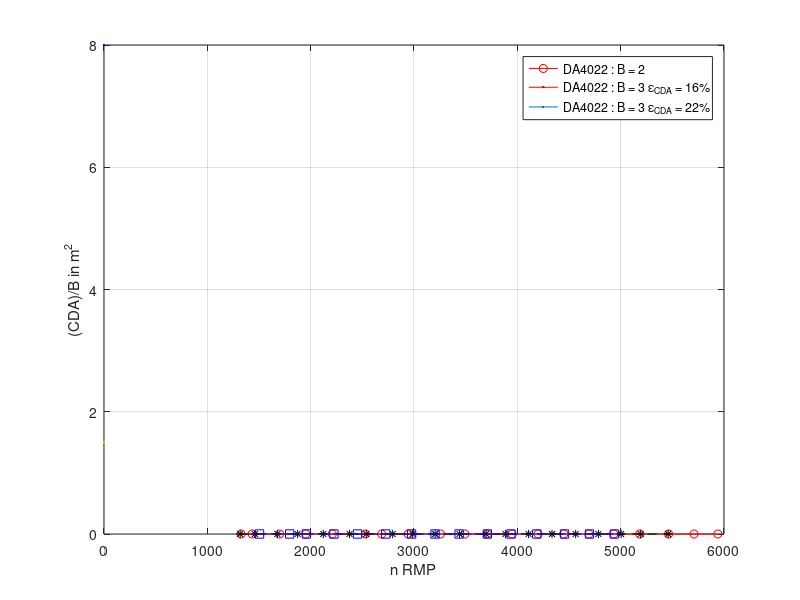
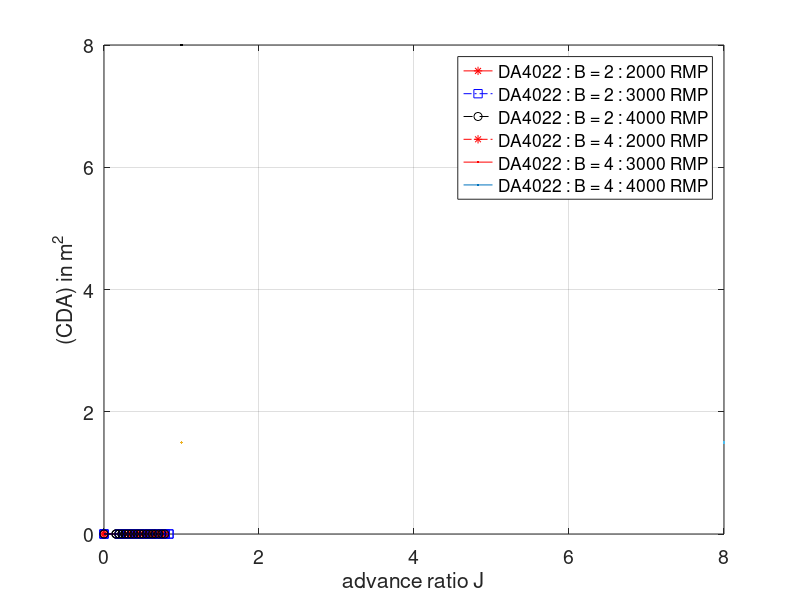

These charts were generated, in order, by the following MATLAB code: (Note: this script raises an error after producing the figures.)
clear all
close all
clc

%% DA4022_2B
% Static formalisme RPM CT CP Radius 
DA4022_2B.Static = [ 1326.667  0.146329  0.087607
                     1433.333  0.150878  0.089766
                     1700.000  0.152442  0.088946
                     1953.333  0.146078  0.083298
                     2210.000  0.146178  0.081402
                     2530.000  0.147843  0.080288
                     2686.667  0.147452  0.079276
                     2943.333  0.146372  0.077756
                     3256.667  0.146333  0.076829
                     3493.333  0.145205  0.075765
                     3710.000  0.147485  0.076383
                     3950.000  0.149582  0.077088
                     4200.000  0.149532  0.076649
                     4450.000  0.150186  0.076846
                     4693.333  0.150883  0.076885
                     4933.333  0.151599  0.077399
                     5183.333  0.153229  0.078077
                     5463.333  0.153899  0.078517
                     5710.000  0.154860  0.079018
                     5940.000  0.156683  0.079983 ];

% INFLOW
% 2018 RPM : J CT CP eta


DA4022_2B.Dynamic{1} = [0.304309  0.110579  0.075261  0.447105
                        0.385022  0.096197  0.070280  0.526993
                        0.468394  0.080331  0.064302  0.585157
                        0.543693  0.063328  0.055463  0.620794
                        0.647059  0.034468  0.038604  0.577723
                        0.697733  0.023081  0.031191  0.516305
                        0.788781  0.001221  0.016022  0.060102];


% 3039 RPM : J CT CP eta



DA4022_2B.Dynamic{2} = [ 0.202333  0.122440  0.074159  0.334067
                         0.254818  0.115343  0.072566  0.405031
                         0.304823  0.107865  0.070591  0.465775
                         0.358332  0.098333  0.067612  0.521145
                         0.409945  0.090740  0.065467  0.568206
                         0.479275  0.078043  0.061013  0.613059
                         0.519593  0.068232  0.056000  0.633086
                         0.571355  0.058896  0.051647  0.651545
                         0.624202  0.043611  0.042802  0.636009
                         0.674348  0.033583  0.037061  0.611067
                         0.727243  0.016881  0.025658  0.478446
                         0.776227  0.004856  0.017283  0.218126];


% 4042 RPM : J CT CP eta

DA4022_2B.Dynamic{3} = [ 0.152627  0.133145  0.075633  0.268687
                         0.189171  0.128293  0.074873  0.324143
                         0.231534  0.122225  0.073717  0.383887
                         0.270946  0.116646  0.072550  0.435626
                         0.308225  0.108695  0.069888  0.479375
                         0.346701  0.102766  0.068363  0.521174
                         0.386789  0.095499  0.065901  0.560505
                         0.425342  0.088039  0.063234  0.592196
                         0.460677  0.080979  0.060398  0.617650
                         0.505789  0.072258  0.056881  0.642520
                         0.547226  0.063421  0.052671  0.658906
                         0.584463  0.055336  0.048551  0.666151
                         0.627311  0.046117  0.043566  0.664038
                         0.664746  0.036848  0.038191  0.641358
                         0.701294  0.026518  0.031439  0.591521
                         0.753678  0.013251  0.022298  0.447873
                         0.777667  0.006249  0.017153  0.283306];



%% DA4022_3B
% Static formalisme Omega CT CP
DA4022_3B.Static = [1317.778  0.200438  0.127043
 1460.000  0.203214  0.127240
 1677.778  0.201853  0.123576
 1873.333  0.201960  0.121881
 2122.222  0.200055  0.118555
 2375.556  0.200228  0.116783
 2537.778  0.199854  0.115479
 2793.333  0.196846  0.113003
 2986.667  0.198974  0.113367
 3204.445  0.199862  0.113059
 3440.000  0.200898  0.113009
 3697.778  0.201415  0.112750
 3884.444  0.200796  0.112026
 4108.889  0.203092  0.112902
 4335.556  0.202162  0.112217
 4564.444  0.203450  0.112827
 4784.445  0.204749  0.113376
 5004.444  0.205260  0.113570
 5193.333  0.207191  0.114618
 5460.000  0.207195  0.114548];


DA4022_4B.Static = [ 1505.000  0.243484  0.161061
                     1796.667  0.240866  0.156181
                     1958.333  0.239311  0.154376
                     2225.000  0.237572  0.150464
                     2453.333  0.239441  0.149536
                     2726.667  0.237467  0.147303
                     2976.667  0.239446  0.147080
                     3203.333  0.241329  0.147320
                     3436.667  0.241883  0.147213
                     3710.000  0.241997  0.146411
                     3938.333  0.244743  0.147676
                     4188.333  0.243839  0.146685
                     4456.667  0.245067  0.147146
                     4698.333  0.246992  0.148069
                     4938.333  0.247589  0.148435];


% INFLOW
% 2034 RPM : J CT CP eta


DA4022_4B.Dynamic{1} = [0.306448  0.174728  0.133182  0.402046
                        0.384997  0.153948  0.124537  0.475918
                        0.467558  0.124802  0.109278  0.533975
                        0.538755  0.100249  0.095172  0.567497
                        0.616961  0.068499  0.075464  0.560011
                        0.700752  0.037511  0.055524  0.473407
                        0.790564  0.002484  0.031073  0.063196];





DA4022_4B.Dynamic{2} = [0.203032  0.201504  0.138079  0.296291
                        0.254553  0.187518  0.133041  0.358785
                        0.307854  0.175856  0.129446  0.418231
                        0.359122  0.161203  0.123425  0.469044
                        0.413187  0.146383  0.117130  0.516383
                        0.464567  0.132065  0.110522  0.555119
                        0.514890  0.112796  0.099892  0.581409
                        0.568108  0.094350  0.089459  0.599161
                        0.620732  0.074098  0.077088  0.596652
                        0.679355  0.050612  0.061932  0.555181
                        0.728111  0.030284  0.047842  0.460895
                        0.789371  0.003020  0.028051  0.084985
                        0.837842 -0.018690  0.011424 -1.370847];




DA4022_4B.Dynamic{3} = [ 0.156489  0.214116  0.139587  0.240042
0.193350  0.204774  0.136585  0.289878
0.232206  0.196037  0.134303  0.338948
0.271184  0.186936  0.130923  0.387208
0.309893  0.175886  0.126578  0.430611
0.347519  0.165727  0.122636  0.469629
0.387024  0.155026  0.118286  0.507235
0.427295  0.143861  0.113407  0.542037
0.465105  0.130259  0.106488  0.568928
0.503741  0.117795  0.100181  0.592305
0.545675  0.103285  0.092347  0.610306
0.585350  0.089888  0.084829  0.620253
0.624772  0.075723  0.076195  0.620903
0.661849  0.059335  0.065643  0.598243
0.705512  0.041413  0.053825  0.542823
0.745692  0.022949  0.040799  0.419451
0.783812  0.005758  0.028256  0.159730];


rho = 1.215;

J = DA4022_4B.Dynamic{1}(:,1);
CT = DA4022_4B.Dynamic{1}(:,2)
CP = DA4022_4B.Dynamic{1}(:,3)

n = 2018/60;
Omega = n*(2*pi);

D = 0.2286;
R = D/2;
Ae = pi*R^2;


Ve = J*n*D;

lambda = Ve/(Omega*R)

Fe = rho*(n^2)*(D^4)*CT;
Pe = rho*(n^3)*(D^5)*CP;
DVe = sqrt(Ve.^2+(2*Fe)/(rho*Ae))-Ve


P_RSD = -rho*Ae*(Ve+(1+5*lambda.^2).*0.5.*DVe).*(Ve+0.5*DVe).*DVe;
Pv_CDA = (1/8)*sqrt(Ve.^2 + (Omega*R).^2).*(Ve.^2+3*(Omega*R).^2);

CDA = (Pe+P_RSD)./Pv_CDA;
CDA_2000RPM = CDA;





figure(2)
plot([0; J],[0.00033; CDA],'-*r')
xlabel('advance ratio J')

ylabel('CDA')


rho = 1.215;

J = DA4022_4B.Dynamic{2}(:,1);
CT = DA4022_4B.Dynamic{2}(:,2)
CP = DA4022_4B.Dynamic{2}(:,3)

n = 3000/60;
Omega = n*(2*pi);

D = 0.2286;
R = D/2;
Ae = pi*R^2;

Ve = J*n*D;

lambda = Ve./(Omega*R)


Fe = rho*(n^2)*(D^4)*CT;
Pe = rho*(n^3)*(D^5)*CP;
DVe = sqrt(Ve.^2+(2*Fe)/(rho*Ae))-Ve



P_RSD = -rho*Ae*(Ve+(1+5*lambda.^2).*0.5.*DVe).*(Ve+0.5*DVe).*DVe;
Pv_CDA = (1/8)*sqrt(Ve.^2 + (Omega*R).^2).*(Ve.^2+3*(Omega*R).^2);




CDA = (Pe+P_RSD)./Pv_CDA;
CDA_3000RPM = CDA;
% 
figure(2)
hold on
plot([0; J],[0.00029; CDA],'-.sb')
xlabel('advance ratio J')
ylabel('CDA')


rho = 1.215;

J = DA4022_4B.Dynamic{3}(:,1);
CT = DA4022_4B.Dynamic{3}(:,2);
CP = DA4022_4B.Dynamic{3}(:,3);

n = 4042/60;
Omega = n*(2*pi);

D = 0.2286;
R = D/2;
Ae = pi*R^2;

Ve = J*n*D;

lambda = Ve./(Omega*R)

Fe = rho*(n^2)*(D^4)*CT
Pe = rho*(n^3)*(D^5)*CP;
DVe = sqrt(Ve.^2+(2*Fe)/(rho*Ae))-Ve



P_RSD = -(Ve+(1+5*lambda.^2).*0.5.*DVe).*Fe;
Pv_CDA = (1/8)*sqrt(Ve.^2 + (Omega*R).^2).*(Ve.^2+3*(Omega*R).^2);

CDA = (Pe+P_RSD)./Pv_CDA;
CDA_4000RPM = CDA

figure(2)
hold on
plot([0; J],[0.00027; CDA],'--ok')
xlabel('advance ratio J')
ylabel('CDA in m^2')
grid on
legend('2000 RMP','3000 RPM','4000 RPM')


%%%%%%%%%%%%%%%%%%%%%%%%%%%%%%%%%%%%%%%%%%%%%%%%%%%%%%%%%%%%%%%%%%%%%%%%%%%
%% ANALYSE STATIQUE
%%%%%%%%%%%%%%%%%%%%%%%%%%%%%%%%%%%%%%%%%%%%%%%%%%%%%%%%%%%%%%%%%%%%%%%%%%%


% DA4022_2B :
Ve = 0.0; % static
J = 0.0;
rho = 1.215;




n = DA4022_2B.Static(:,1)/60;
Omega = n*(2*pi);
CT = DA4022_2B.Static(:,2);
CP = DA4022_2B.Static(:,3);
D = 22.86e-2;
R = D/2;
Ae = pi*R^2


Fe = rho*(n.^2)*(D^4).*CT
Pe = rho*(n.^3)*(D^5).*CP;
DVe = sqrt(Ve^2+(2*Fe)/(rho*Ae))-Ve;



P_RSD = -rho*Ae*(Ve+(1+5*J^2)*0.5*DVe).*(Ve+0.5*DVe).*DVe;
Pv_CDA = (1/8)*sqrt(Ve^2 + (Omega*R).^2).*(Ve+3*(Omega*R).^2);


DA4022_2B_CDA = (Pe+P_RSD)./Pv_CDA;

% 
figure(1)
plot(n*60,DA4022_2B_CDA/2,'-or',MarkerSize=8,MarkerFaceColor='r',linewidth = 1.5)
xlabel('n RMP')
ylabel('normalised total effective drag blade area (CDA)/B')
grid on

% DA4022_3B :
Ve = 0.0; % static
J = 0.0;
rho = 1.215;




n = DA4022_3B.Static(:,1)/60;
Omega = n*(2*pi);
CT = DA4022_3B.Static(:,2);
CP = DA4022_3B.Static(:,3);
D = 22.86e-2;
R = D/2;
Ae = pi*R^2


Fe = rho*(n.^2)*(D^4).*CT
Pe = rho*(n.^3)*(D^5).*CP;
DVe = sqrt(Ve^2+(2*Fe)/(rho*Ae))-Ve;



P_RSD = -rho*Ae*(Ve+(1+5*J^2)*0.5*DVe).*(Ve+0.5*DVe).*DVe;
Pv_CDA = (1/8)*sqrt(Ve^2 + (Omega*R).^2).*(Ve+3*(Omega*R).^2);


DA4022_3B_CDA = (Pe+P_RSD)./Pv_CDA;

% 
figure(1)
hold on
plot(n*60,DA4022_3B_CDA/3,'--*k',MarkerSize=8,MarkerFaceColor='k',linewidth = 1.5)

% DA4022_4B :
Ve = 0.0; % static
J = 0.0;
rho = 1.215;




n = DA4022_4B.Static(:,1)/60;
Omega = n*(2*pi);
CT = DA4022_4B.Static(:,2);
CP = DA4022_4B.Static(:,3);
D = 22.86e-2;
R = D/2;
Ae = pi*R^2


Fe = rho*(n.^2)*(D^4).*CT
Pe = rho*(n.^3)*(D^5).*CP;
DVe = sqrt(Ve^2+(2*Fe)/(rho*Ae))-Ve



P_RSD = -rho*Ae*(Ve+(1+5*J^2)*0.5*DVe).*(Ve+0.5*DVe).*DVe;
Pv_CDA = (1/8)*sqrt(Ve^2 + (Omega*R).^2).*(Ve+3*(Omega*R).^2);


DA4022_4B_CDA = (Pe+P_RSD)./Pv_CDA;
figure(1)
hold on
plot(n*60,DA4022_4B_CDA/4,'-.sb',MarkerSize=8,MarkerFaceColor='b',linewidth = 1.5)
xlabel('n RMP')
ylabel('(CDA)/B in m^2')
leg1 = 'DA4022 : B = 3 \epsilon_{CDA} = 16%'
leg2 = 'DA4022 : B = 3 \epsilon_{CDA} = 22%'  
legend('DA4022 : B = 2',leg1,leg2)
grid on

%%
%%%%%%%%%%%%%%%%%%%%%%%%%%%%%%%%%%%%%%%%%%%%%%%%%%%%%%%%%%%%%%%%%%%%%%%%%%%
% Analyse dynamique
%%%%%%%%%%%%%%%%%%%%%%%%%%%%%%%%%%%%%%%%%%%%%%%%%%%%%%%%%%%%%%%%%%%%%%%%%%%


rho = 1.215;

J = DA4022_2B.Dynamic{1}(:,1);
CT = DA4022_2B.Dynamic{1}(:,2)
CP = DA4022_2B.Dynamic{1}(:,3)

n = 2018/60;
Omega = n*(2*pi);

D = 0.2286;
R = D/2;
Ae = pi*R^2;


Ve = J*n*D;

lambda = Ve/(Omega*R)

Fe = rho*(n^2)*(D^4)*CT;
Pe = rho*(n^3)*(D^5)*CP;
DVe = sqrt(Ve.^2+(2*Fe)/(rho*Ae))-Ve


P_RSD = -rho*Ae*(Ve+(1+5*lambda.^2).*0.5.*DVe).*(Ve+0.5*DVe).*DVe;
Pv_CDA = (1/8)*sqrt(Ve.^2 + (Omega*R).^2).*(Ve.^2+3*(Omega*R).^2);

CDA = (Pe+P_RSD)./Pv_CDA;
CDA_2000RPM = CDA;





figure(2)
plot([0; J],[0.0002116; CDA],'*-.r',MarkerSize=8,MarkerFaceColor='r',linewidth = 1.5)
xlabel('advance ratio J')

ylabel('CDA')


rho = 1.215;

J = DA4022_2B.Dynamic{2}(:,1);
CT = DA4022_2B.Dynamic{2}(:,2)
CP = DA4022_2B.Dynamic{2}(:,3)

n = 3000/60;
Omega = n*(2*pi);

D = 0.2286;
R = D/2;
Ae = pi*R^2;

Ve = J*n*D;

lambda = Ve./(Omega*R)


Fe = rho*(n^2)*(D^4)*CT;
Pe = rho*(n^3)*(D^5)*CP;
DVe = sqrt(Ve.^2+(2*Fe)/(rho*Ae))-Ve



P_RSD = -rho*Ae*(Ve+(1+5*lambda.^2).*0.5.*DVe).*(Ve+0.5*DVe).*DVe;
Pv_CDA = (1/8)*sqrt(Ve.^2 + (Omega*R).^2).*(Ve.^2+3*(Omega*R).^2);




CDA = (Pe+P_RSD)./Pv_CDA;
CDA_3000RPM = CDA;

figure(2)
hold on
plot([0; J],[0.000181; CDA],'-.sb',MarkerSize=8,MarkerFaceColor='b',linewidth = 1.5)
xlabel('advance ratio J')
ylabel('CDA')


rho = 1.215;

J = DA4022_2B.Dynamic{3}(:,1);
CT = DA4022_2B.Dynamic{3}(:,2);
CP = DA4022_2B.Dynamic{3}(:,3);

n = 4042/60;
Omega = n*(2*pi);

D = 0.2286;
R = D/2;
Ae = pi*R^2;

Ve = J*n*D;

lambda = Ve./(Omega*R)

Fe = rho*(n^2)*(D^4)*CT
Pe = rho*(n^3)*(D^5)*CP;
DVe = sqrt(Ve.^2+(2*Fe)/(rho*Ae))-Ve



P_RSD = -(Ve+(1+5*lambda.^2).*0.5.*DVe).*Fe;
Pv_CDA = (1/8)*sqrt(Ve.^2 + (Omega*R).^2).*(Ve.^2+3*(Omega*R).^2);

CDA = (Pe+P_RSD)./Pv_CDA;
CDA_4000RPM = CDA
% 

figure(2)
hold on
plot([0; J],[0.000169; CDA],'-.ok',MarkerSize=8,MarkerFaceColor='k',linewidth = 1.5)
xlabel('advance ratio J')
ylabel('CDA in m^2')
grid on
legend('2000 RMP','3000 RPM','4000 RPM')


rho = 1.215;

J = DA4022_4B.Dynamic{1}(:,1);
CT = DA4022_4B.Dynamic{1}(:,2)
CP = DA4022_4B.Dynamic{1}(:,3)

n = 2018/60;
Omega = n*(2*pi);

D = 0.2286;
R = D/2;
Ae = pi*R^2;


Ve = J*n*D;

lambda = Ve/(Omega*R)

Fe = rho*(n^2)*(D^4)*CT;
Pe = rho*(n^3)*(D^5)*CP;
DVe = sqrt(Ve.^2+(2*Fe)/(rho*Ae))-Ve


P_RSD = -rho*Ae*(Ve+(1+5*lambda.^2).*0.5.*DVe).*(Ve+0.5*DVe).*DVe;
Pv_CDA = (1/8)*sqrt(Ve.^2 + (Omega*R).^2).*(Ve.^2+3*(Omega*R).^2);

CDA = (Pe+P_RSD)./Pv_CDA;
CDA_2000RPM = CDA;





figure(2)
plot([0; J],[0.00033; CDA],'-*r',MarkerSize=8,linewidth = 1.5)
xlabel('advance ratio J')

ylabel('CDA')


rho = 1.215;

J = DA4022_4B.Dynamic{2}(:,1);
CT = DA4022_4B.Dynamic{2}(:,2)
CP = DA4022_4B.Dynamic{2}(:,3)

n = 3000/60;
Omega = n*(2*pi);

D = 0.2286;
R = D/2;
Ae = pi*R^2;

Ve = J*n*D;

lambda = Ve./(Omega*R)


Fe = rho*(n^2)*(D^4)*CT;
Pe = rho*(n^3)*(D^5)*CP;
DVe = sqrt(Ve.^2+(2*Fe)/(rho*Ae))-Ve



P_RSD = -rho*Ae*(Ve+(1+5*lambda.^2).*0.5.*DVe).*(Ve+0.5*DVe).*DVe;
Pv_CDA = (1/8)*sqrt(Ve.^2 + (Omega*R).^2).*(Ve.^2+3*(Omega*R).^2);




CDA = (Pe+P_RSD)./Pv_CDA;
CDA_3000RPM = CDA;
% 
figure(2)
hold on
plot([0; J],[0.00029; CDA],'-sb',MarkerSize=8,linewidth = 1.5)
xlabel('advance ratio J')
ylabel('CDA')


rho = 1.215;

J = DA4022_4B.Dynamic{3}(:,1);
CT = DA4022_4B.Dynamic{3}(:,2);
CP = DA4022_4B.Dynamic{3}(:,3);

n = 4042/60;
Omega = n*(2*pi);

D = 0.2286;
R = D/2;
Ae = pi*R^2;

Ve = J*n*D;

lambda = Ve./(Omega*R)

Fe = rho*(n^2)*(D^4)*CT
Pe = rho*(n^3)*(D^5)*CP;
DVe = sqrt(Ve.^2+(2*Fe)/(rho*Ae))-Ve



P_RSD = -(Ve+(1+5*lambda.^2).*0.5.*DVe).*Fe;
Pv_CDA = (1/8)*sqrt(Ve.^2 + (Omega*R).^2).*(Ve.^2+3*(Omega*R).^2);

CDA = (Pe+P_RSD)./Pv_CDA;
CDA_4000RPM = CDA

figure(2)
hold on
plot([0; J],[0.00027; CDA],'-ok',MarkerSize=8,linewidth = 1.5)
xlabel('advance ratio J')
ylabel('(CDA) in m^2')
grid on
set(gca,"FontSize",14)


legend('DA4022 : B = 2 : 2000 RMP','DA4022 : B = 2 : 3000 RMP','DA4022 : B = 2 : 4000 RMP','DA4022 : B = 4 : 2000 RMP','DA4022 : B = 4 : 3000 RMP','DA4022 : B = 4 : 4000 RMP')

% figure(3)
% plot(J,CT)
% 
% 
% 
% figure(4)
% plot(CP,CT,'-sk')

%%%%%%%%%%%%%%%%%%%%%%%%%%%%%%%%%%%%%%%%%%%%%%%%%%%%%%%%%%%%%%%%%%%%%%%%%%%
%%
%%%%%%%%%%%%%%%%%%%%%%%%%%%%%%%%%%%%%%%%%%%%%%%%%%%%%%%%%%%%%%%%%%%%%%%%%%%
swirl_on = 1.0;
ASW_CT_Pv_OFF = zeros(1,length(DA4022_2B.Static(:,1)));
ASW_CT = zeros(1,length(DA4022_2B.Static(:,1)));
for i = 1 :length(DA4022_2B.Static(:,1))
[ASW_CT_Pv_OFF(i),ASW_CP(i),ASW_eta_Pv_OFF(i),ASW_phi_Pv_OFF(i)] = Actuatir_disk(0,DA4022_2B.Static(i,1),0.114300,0E-5,DA4022_2B.Static(i,3),swirl_on);
[ASW_CT(i),ASW_CP(i),ASW_eta(i),ASW_phi(i)] = Actuatir_disk(0,DA4022_2B.Static(i,1),0.114300,16E-5,DA4022_2B.Static(i,3),swirl_on);
Eps_ASW_PV_OFF(i) = 100*abs((DA4022_2B.Static(i,2)-ASW_CT_Pv_OFF(i))/DA4022_2B.Static(i,2));
Eps_ASW(i) = 100*abs((DA4022_2B.Static(i,2)-ASW_CT(i))/DA4022_2B.Static(i,2));
end

Eps_mean_ASW = mean(Eps_ASW)
leg1 = "ASWING Pv ON: \epsilon = " + num2str(Eps_mean_ASW,2) + " %";
Eps_mean_ASW_pv_off = mean(Eps_ASW_PV_OFF)
leg2 = "ASWING Pv OFF: \epsilon = " + num2str(Eps_mean_ASW_pv_off,2) + " %";
% DA4022_2B Static 
figure(1)
Omega = DA4022_2B.Static(:,1);
CT =DA4022_2B.Static(:,2);
CP = DA4022_2B.Static(:,3);
CQ = CP/(2*pi);
CQ_ASW = CP/(2*pi);
CQ_ASW_PV_OFF =  CP/(2*pi);
phi = sqrt(2/pi)*(CT.^1.5)./(CP);
ASW_Phi = sqrt(2/pi)*(ASW_CT.^1.5)./(CP);
plot(Omega,CT,'ks',MarkerSize=8,MarkerFaceColor='k')
hold on
plot(Omega,ASW_CT,'--r',LineWidth=1.5)
hold on
plot(Omega,ASW_CT_Pv_OFF,'-b',LineWidth=1.5)
legend('Experiments',leg1,leg2)
xlabel('\Omega (RPM)')
ylabel('CT')
ylim([0.00 0.3])
set(gca,"FontSize",14)

grid on
%%
swirl_on = 1.0;
ASW_CT_Pv_OFF = zeros(1,length(DA4022_3B.Static(:,1)));
ASW_CT = zeros(1,length(DA4022_3B.Static(:,1)));
for i = 1 :length(DA4022_3B.Static(:,1))
[ASW_CT_Pv_OFF(i),ASW_CP(i),ASW_eta_Pv_OFF(i),ASW_phi_Pv_OFF(i)] = Actuatir_disk(0,DA4022_3B.Static(i,1),0.114300,0E-5,DA4022_3B.Static(i,3),swirl_on);
[ASW_CT(i),ASW_CP(i),ASW_eta(i),ASW_phi(i)] = Actuatir_disk(0,DA4022_3B.Static(i,1),0.114300,24E-5,DA4022_3B.Static(i,3),swirl_on);
Eps_ASW_PV_OFF(i) = 100*abs((DA4022_3B.Static(i,2)-ASW_CT_Pv_OFF(i))/DA4022_3B.Static(i,2));
Eps_ASW(i) = 100*abs((DA4022_3B.Static(i,2)-ASW_CT(i))/DA4022_3B.Static(i,2));
end

Eps_mean_ASW = mean(Eps_ASW)
leg1 = "ASWING Pv ON: \epsilon = " + num2str(Eps_mean_ASW,2) + " %";
Eps_mean_ASW_pv_off = mean(Eps_ASW_PV_OFF)
leg2 = "ASWING Pv OFF: \epsilon = " + num2str(Eps_mean_ASW_pv_off,2) + " %";
% DA4022_3B Static 
figure(2)
Omega = DA4022_3B.Static(:,1);
CT =DA4022_3B.Static(:,2);
CP = DA4022_3B.Static(:,3);
CQ = CP/(2*pi);
CQ_ASW = CP/(2*pi);
CQ_ASW_PV_OFF =  CP/(2*pi);
phi = sqrt(2/pi)*(CT.^1.5)./(CP);
ASW_Phi = sqrt(2/pi)*(ASW_CT.^1.5)./(CP);
plot(Omega,CT,'ks',MarkerSize=8,MarkerFaceColor='k')
hold on
plot(Omega,ASW_CT,'--r',LineWidth=1.5)
hold on
plot(Omega,ASW_CT_Pv_OFF,'-b',LineWidth=1.5)
legend('Experiments',leg1,leg2)
xlabel('\Omega (RPM)')
ylabel('CT')
ylim([0.00 0.40])
grid on
set(gca,"FontSize",14)

%%
swirl_on = 1.0;
ASW_CT_Pv_OFF = zeros(1,length(DA4022_4B.Static(:,1)));
ASW_CT = zeros(1,length(DA4022_4B.Static(:,1)));

for i = 1 :length(DA4022_4B.Static(:,1))
[ASW_CT_Pv_OFF(i),ASW_CP(i),ASW_eta_Pv_OFF(i),ASW_phi_Pv_OFF(i)] = Actuatir_disk(0,DA4022_4B.Static(i,1),0.114300,0E-5,DA4022_4B.Static(i,3),swirl_on);
[ASW_CT(i),ASW_CP(i),ASW_eta(i),ASW_phi(i)] = Actuatir_disk(0,DA4022_4B.Static(i,1),0.114300,32E-5,DA4022_4B.Static(i,3),swirl_on);
Eps_ASW_PV_OFF(i) = 100*abs((DA4022_4B.Static(i,2)-ASW_CT_Pv_OFF(i))/DA4022_4B.Static(i,2));
Eps_ASW(i) = 100*abs((DA4022_4B.Static(i,2)-ASW_CT(i))/DA4022_4B.Static(i,2));
end

Eps_mean_ASW = mean(Eps_ASW)
leg1 = "ASWING Pv ON: \epsilon = " + num2str(Eps_mean_ASW,2) + " %";
Eps_mean_ASW_pv_off = mean(Eps_ASW_PV_OFF)
leg2 = "ASWING Pv OFF: \epsilon = " + num2str(Eps_mean_ASW_pv_off,2) + " %";
% DA4022_4B Static 
figure(3)
Omega = DA4022_4B.Static(:,1);
CT =DA4022_4B.Static(:,2);
CP = DA4022_4B.Static(:,3);
CQ = CP/(2*pi);
CQ_ASW = CP/(2*pi);
CQ_ASW_PV_OFF =  CP/(2*pi);
phi = sqrt(2/pi)*(CT.^1.5)./(CP);
ASW_Phi = sqrt(2/pi)*(ASW_CT.^1.5)./(CP);
plot(Omega,CT,'ks',MarkerSize=8,MarkerFaceColor='k')
hold on
plot(Omega,ASW_CT,'--r',LineWidth=1.5)
hold on
plot(Omega,ASW_CT_Pv_OFF,'-b',LineWidth=1.5)
legend('Experiments',leg1,leg2)
xlabel('\Omega (RPM)')
ylabel('CT')
ylim([0.00 0.5])
grid on
set(gca,"FontSize",14)

%%%%%%%%%%%%%%%%%%%%%%%%%%%%%%%%%%%%%%%%%%%%%%%%%%%%%%%%%%%%%%%%%%%%%%%%%%%
%% ANALYSE DYNAMIQUE
%%%%%%%%%%%%%%%%%%%%%%%%%%%%%%%%%%%%%%%%%%%%%%%%%%%%%%%%%%%%%%%%%%%%%%%%%%%
%% DA4022A : 4000 RPM
clear ASW_eta
Omegae_RPM = 4042
Omegae_rads = 2*pi*Omegae_RPM/60
D = 0.2286;
Re = D/2;
Ve1 = DA4022_2B.Dynamic{3}(:,1)*Omegae_RPM*2*Re/60
swirl_on = 1.0
J= DA4022_2B.Dynamic{3}(:,1);
% CDA1 = 28E-5;
% CDAEND = 5E-5;
% a1 = (CDA2-CDA1)/(J(end));
% a2 = CDA1;
% 
% CDAJ = polyval([a1 a2],J)
for i = 1 :length(Ve1)
[Dynamic.RPM1.ASW_CT(i),Dynamic.RPM1.ASW_CP(i),Dynamic.RPM1.ASW_eta(i),Dynamic.RPM1.ASW_phi(i)] = Actuatir_disk(Ve1(i),4042,Re,CDA_4000RPM(i),DA4022_2B.Dynamic{3}(i,3),swirl_on);
[CONST_INF_ASW_CT(i),Dynamic.RPM1.ASW_CP(i),Dynamic.RPM1.ASW_eta2(i),Dynamic.RPM1.ASW_phi(i)] = Actuatir_disk(Ve1(i),4042,Re,CDA_4000RPM(end),DA4022_2B.Dynamic{3}(i,3),swirl_on);
[CONST_SUP_ASW_CT(i),Dynamic.RPM1.ASW_CP(i),Dynamic.RPM1.ASW_eta3(i),Dynamic.RPM1.ASW_phi(i)] = Actuatir_disk(Ve1(i),4042,Re,CDA_4000RPM(1),DA4022_2B.Dynamic{3}(i,3),swirl_on);
ASW_eta(i) = DA4022_2B.Dynamic{3}(i,1)*Dynamic.RPM1.ASW_CT(i)/  DA4022_2B.Dynamic{3}(i,3);
CONST_ASW_ETA(i) =DA4022_2B.Dynamic{3}(i,1)*CONST_INF_ASW_CT(i)/  DA4022_2B.Dynamic{3}(i,3);
CONST_SUP_ASW_ETA(i) =DA4022_2B.Dynamic{3}(i,1)*CONST_SUP_ASW_CT(i)/  DA4022_2B.Dynamic{3}(i,3);
end
figure(4)
plot(DA4022_2B.Dynamic{3}(:,1),DA4022_2B.Dynamic{3}(:,2),'ks')
hold on
plot(DA4022_2B.Dynamic{3}(:,1),Dynamic.RPM1.ASW_CT,'--r')
hold on
plot(DA4022_2B.Dynamic{3}(:,1),CONST_INF_ASW_CT,'-b')
hold on
plot(DA4022_2B.Dynamic{3}(:,1),CONST_SUP_ASW_CT,'-.b')
hold on
grid on 
xlabel('Advance ratio \lambda = V/nD')
legend('Exp','ASWING : CDA quadratic','CDA min','CDA max')
ylabel('CT')
ylim([0 0.16])
figure(5)
% plot(DA4022_2B.Dynamic{3}(:,1),DA4022_2B.Dynamic{3}(:,1).*DA4022_2B.Dynamic{3}(:,2)./DA4022_2B.Dynamic{3}(:,3),'ks')
plot(DA4022_2B.Dynamic{3}(:,1),DA4022_2B.Dynamic{3}(:,4),'ks')
hold on
plot(DA4022_2B.Dynamic{3}(:,1),pi*Dynamic.RPM1.ASW_eta,'--r')
hold on
plot(DA4022_2B.Dynamic{3}(:,1),CONST_ASW_ETA,'-b')
hold on
plot(DA4022_2B.Dynamic{3}(:,1),CONST_SUP_ASW_ETA,'-.b')
grid on 
xlabel('Advance ratio \lambda = V/nD')
% legend('Exp','ASWING : CDA quadratic','CDA min','CDA max')
ylabel('\eta')
ylim([0 0.7])


%% DA4022A : 4000 RPM
clear ASW_eta
clear CONST_ASW_ETA
clear Dynamic.RPM1.ASW_CT
clear CONST_INF_ASW_CT
clear CONST_SUP_ASW_CT
clear CONST_SUP_ASW_ETA
Omegae_RPM = 2018
Omegae_rads = 2*pi*Omegae_RPM/60
D = 0.2286;
Re = D/2;
Ve1 = DA4022_2B.Dynamic{1}(:,1)*Omegae_RPM*2*Re/60
swirl_on = 1.0
J= DA4022_2B.Dynamic{1}(:,1);
CDA1 = 28E-5;
CDAEND = 5E-5;
a1 = (CDA2-CDA1)/(J(end));
a2 = CDA1;

CDAJ = polyval([a1 a2],J)
for i = 1 :length(Ve1)
[Dynamic.RPM1.ASW_CT(i),Dynamic.RPM1.ASW_CP(i),Dynamic.RPM1.ASW_eta(i),Dynamic.RPM1.ASW_phi(i)] = Actuatir_disk(Ve1(i),2018,Re,CDA_2000RPM(i),DA4022_2B.Dynamic{1}(i,3),swirl_on);
[CONST_INF_ASW_CT(i),Dynamic.RPM1.ASW_CP(i),Dynamic.RPM1.ASW_eta(i),Dynamic.RPM1.ASW_phi(i)] = Actuatir_disk(Ve1(i),2018,Re,CDA_2000RPM(end),DA4022_2B.Dynamic{1}(i,3),swirl_on);
[CONST_SUP_ASW_CT(i),Dynamic.RPM1.ASW_CP(i),Dynamic.RPM1.ASW_eta(i),Dynamic.RPM1.ASW_phi(i)] = Actuatir_disk(Ve1(i),2018,Re,CDA_2000RPM(1),DA4022_2B.Dynamic{1}(i,3),swirl_on);
ASW_eta(i) = DA4022_2B.Dynamic{1}(i,1)*Dynamic.RPM1.ASW_CT(i)/  DA4022_2B.Dynamic{1}(i,3);
CONST_ASW_ETA(i) =DA4022_2B.Dynamic{1}(i,1)*CONST_INF_ASW_CT(i)/  DA4022_2B.Dynamic{1}(i,3);
CONST_SUP_ASW_ETA(i) =DA4022_2B.Dynamic{1}(i,1)*CONST_SUP_ASW_CT(i)/  DA4022_2B.Dynamic{1}(i,3);
end
figure(4)
plot(DA4022_2B.Dynamic{1}(:,1),DA4022_2B.Dynamic{1}(:,2),'ks')
hold on
plot(DA4022_2B.Dynamic{1}(:,1),Dynamic.RPM1.ASW_CT,'--r')
hold on
plot(DA4022_2B.Dynamic{1}(:,1),CONST_INF_ASW_CT,'-b')
hold on
plot(DA4022_2B.Dynamic{1}(:,1),CONST_SUP_ASW_CT,'-.b')
hold on
grid on 
xlabel('Advance ratio \lambda = V/nD')
legend('Exp','ASWING : CDA quadratic','CDA min','CDA max')
ylabel('CT')
ylim([0 0.16])
figure(5)
plot(DA4022_2B.Dynamic{1}(:,1),DA4022_2B.Dynamic{1}(:,1).*DA4022_2B.Dynamic{1}(:,2)./DA4022_2B.Dynamic{1}(:,3),'ks')
hold on
plot(DA4022_2B.Dynamic{1}(:,1),ASW_eta,'--r')
hold on
plot(DA4022_2B.Dynamic{1}(:,1),CONST_ASW_ETA,'-b')
hold on
plot(DA4022_2B.Dynamic{1}(:,1),CONST_SUP_ASW_ETA,'-.b')
grid on 
xlabel('Advance ratio \lambda = V/nD')
% legend('Exp','ASWING : CDA quadratic','CDA min','CDA max')
ylabel('\eta')
ylim([0 0.7])

%% DA4022A 2 Blades : 2000 RPM CT(Lambda0) = 0.146078  ; CP(lambda0) = 0.083298
clear all
DA4022_2B.Static = [ 1326.667  0.146329  0.087607
                     1433.333  0.150878  0.089766
                     1700.000  0.152442  0.088946
                     1953.333  0.146078  0.083298
                     2210.000  0.146178  0.081402
                     2530.000  0.147843  0.080288
                     2686.667  0.147452  0.079276
                     2943.333  0.146372  0.077756
                     3256.667  0.146333  0.076829
                     3493.333  0.145205  0.075765
                     3710.000  0.147485  0.076383
                     3950.000  0.149582  0.077088
                     4200.000  0.149532  0.076649
                     4450.000  0.150186  0.076846
                     4693.333  0.150883  0.076885
                     4933.333  0.151599  0.077399
                     5183.333  0.153229  0.078077
                     5463.333  0.153899  0.078517
                     5710.000  0.154860  0.079018
                     5940.000  0.156683  0.079983 ];


DA4022_2B.Dynamic{1} = [0.304309  0.110579  0.075261  0.447105
                        0.385022  0.096197  0.070280  0.526993
                        0.468394  0.080331  0.064302  0.585157
                        0.543693  0.063328  0.055463  0.620794
                        0.647059  0.034468  0.038604  0.577723
                        0.697733  0.023081  0.031191  0.516305
                        0.788781  0.001221  0.016022  0.060102];

clear ASW_eta
Omegae_RPM = 2018
Omegae_rads = 2*pi*Omegae_RPM/60
D = 0.2286;
Re = D/2;
Ve1 = DA4022_2B.Dynamic{1}(:,1)*Omegae_RPM*2*Re/60
swirl_on = 1.0
J= DA4022_2B.Dynamic{1}(:,1);
% CDA1 = 28E-5;
% CDAEND = 5E-5;
% a1 = (CDA2-CDA1)/(J(end));
% a2 = CDA1;
% 
% CDAJ = polyval([a1 a2],J)
Ve1 = [0 ;Ve1];
CT_exp = [ 0.146078  ;DA4022_2B.Dynamic{1}(:,2)];
CP_exp = [0.083298 ;DA4022_2B.Dynamic{1}(:,3)];
J_exp = [0.0; DA4022_2B.Dynamic{1}(:,1)];
eta_exp = [0.0 ;DA4022_2B.Dynamic{1}(:,4)];

for i = 2 :length(Ve1)
CDA_reverse(i) = Find_CDA(Ve1(i),Omegae_RPM,Re,0.0002,CP_exp(i),swirl_on,CT_exp(i));
[CT_reverse(i),CP_reverse(i),eta_reverse(i),phi_reverse(i)] = Actuatir_disk(Ve1(i),Omegae_RPM,Re,CDA_reverse(i),CP_exp(i),swirl_on);
eta_reverse(i) = J_exp(i)*CT_reverse(i)/  CP_exp(i);
end

CDA_p_4B_2000 = polyfit(J_exp(2:end),CDA_reverse(2:end),2)

for i = 1 :length(Ve1) 
[CT_reverse2(i),CP_reverse2(i),eta_reverse2(i),phi_reverse2(i)] = Actuatir_disk(Ve1(i),Omegae_RPM,Re,polyval(CDA_p_4B_2000,J_exp(i)),CP_exp(i),swirl_on);
eta_reverse2(i) = J_exp(i)*CT_reverse2(i)/  CP_exp(i);
[CONST_INF_ASW_CT(i),Dynamic.RPM1.ASW_CP(i),Dynamic.RPM1.ASW_eta(i),Dynamic.RPM1.ASW_phi(i)] = Actuatir_disk(Ve1(i),Omegae_RPM,Re,polyval(CDA_p_4B_2000,0),CP_exp(i),swirl_on);
[CONST_SUP_ASW_CT(i),Dynamic.RPM1.ASW_CP(i),Dynamic.RPM1.ASW_eta(i),Dynamic.RPM1.ASW_phi(i)] = Actuatir_disk(Ve1(i),Omegae_RPM,Re,polyval(CDA_p_4B_2000,J_exp(end)),CP_exp(i),swirl_on);
CONST_ASW_ETA(i) =J_exp(i)*CONST_INF_ASW_CT(i)/  CP_exp(i);
CONST_SUP_ASW_ETA(i) =J_exp(i)*CONST_SUP_ASW_CT(i)/ CP_exp(i);
end
%%
figure(4)
plot(J_exp,CT_exp,'ks',MarkerSize=8,MarkerFaceColor='k')
hold on
plot(J_exp,CT_reverse2,'-r',LineWidth=1.5)
hold on
plot(J_exp,CONST_INF_ASW_CT,'--b',LineWidth=1.5)
hold on
plot(J_exp,CONST_SUP_ASW_CT,'-.',Color=[0 0.5 0],LineWidth=1.5)
hold on
% plot(DA4022_4B.Dynamic{3}(:,1),CT_reverse,'*g')
% hold on
% plot(DA4022_4B.Dynamic{3}(:,1),CT_reverse2,'-g')
grid on 
xlabel('Advance ratio \lambda = V/nD')

ylabel('C_T')
title('DA4022-2B : 2000 RPM')
set(gca,Fontsize=14)

figure(5)
plot(J_exp,J_exp.*CT_exp./CP_exp,'ks',MarkerSize=8,MarkerFaceColor='k')
hold on
eta_reverse2(1) = 0.0;
CONST_ASW_ETA(1) = 0.0;
CONST_SUP_ASW_ETA(1) = 0.0;
plot(J_exp,eta_reverse2,'-r',LineWidth=1.5)
hold on
plot(J_exp,CONST_ASW_ETA,'-b',LineWidth=1.5)
hold on
plot(J_exp,CONST_SUP_ASW_ETA,'-.',Color=[0 0.5 0],LineWidth=1.5)
hold on
ylim([0 0.7])
grid on 
xlabel('Advance ratio \lambda = V/nD')
% legend('Exp','ASWING : CDA quadratic','CDA min','CDA max')
ylabel('\eta')
title('DA4022-2B : 2000 RPM')
leg1 = "CDA = " + num2str(CDA_p_4B_2000(1),'%1.1e')+"\lambda^2+" + num2str(CDA_p_4B_2000(2),'%1.1e')+"\lambda+"+ num2str(CDA_p_4B_2000(3),'%1.1e')
legend('Exp',leg1,'CDA(\lambda = 0)','CDA(\lambda_{max})')

set(gca,Fontsize=14)
% plot(DA4022_4B.Dynamic{3}(:,1),eta_reverse,'*g')
% hold on



figure(6)
plot(J_exp,CDA_reverse,'b')
hold on
plot(J_exp,polyval(CDA_p_4B_2000,J_exp),'g')



%% DA4022A 2 Blades : 4000 RPM CT(Lambda0) = 0.149582 ; CP(lambda0) = 0.077088
DA4022_2B.Static = [ 1326.667  0.146329  0.087607
                     1433.333  0.150878  0.089766
                     1700.000  0.152442  0.088946
                     1953.333  0.146078  0.083298
                     2210.000  0.146178  0.081402
                     2530.000  0.147843  0.080288
                     2686.667  0.147452  0.079276
                     2943.333  0.146372  0.077756
                     3256.667  0.146333  0.076829
                     3493.333  0.145205  0.075765
                     3710.000  0.147485  0.076383
                     3950.000  0.149582  0.077088
                     4200.000  0.149532  0.076649
                     4450.000  0.150186  0.076846
                     4693.333  0.150883  0.076885
                     4933.333  0.151599  0.077399
                     5183.333  0.153229  0.078077
                     5463.333  0.153899  0.078517
                     5710.000  0.154860  0.079018
                     5940.000  0.156683  0.079983 ];


DA4022_2B.Dynamic{3} = [ 0.152627  0.133145  0.075633  0.268687
                         0.189171  0.128293  0.074873  0.324143
                         0.231534  0.122225  0.073717  0.383887
                         0.270946  0.116646  0.072550  0.435626
                         0.308225  0.108695  0.069888  0.479375
                         0.346701  0.102766  0.068363  0.521174
                         0.386789  0.095499  0.065901  0.560505
                         0.425342  0.088039  0.063234  0.592196
                         0.460677  0.080979  0.060398  0.617650
                         0.505789  0.072258  0.056881  0.642520
                         0.547226  0.063421  0.052671  0.658906
                         0.584463  0.055336  0.048551  0.666151
                         0.627311  0.046117  0.043566  0.664038
                         0.664746  0.036848  0.038191  0.641358
                         0.701294  0.026518  0.031439  0.591521
                         0.753678  0.013251  0.022298  0.447873
                         0.777667  0.006249  0.017153  0.283306];

clear ASW_eta
Omegae_RPM = 4042
Omegae_rads = 2*pi*Omegae_RPM/60
D = 0.2286;
Re = D/2;
Ve1 = DA4022_2B.Dynamic{3}(:,1)*Omegae_RPM*2*Re/60
swirl_on = 1.0
J= DA4022_2B.Dynamic{3}(:,1);
% CDA1 = 28E-5;
% CDAEND = 5E-5;
% a1 = (CDA2-CDA1)/(J(end));
% a2 = CDA1;
% 
% CDAJ = polyval([a1 a2],J)
Ve1 = [0 ;Ve1];
CT_exp = [0.149582 ;DA4022_2B.Dynamic{3}(:,2)];
CP_exp = [0.077088 ;DA4022_2B.Dynamic{3}(:,3)];
J_exp = [0.0; DA4022_2B.Dynamic{3}(:,1)];
eta_exp = [0.0 ;DA4022_2B.Dynamic{3}(:,4)];

for i = 2 :length(Ve1)
CDA_reverse(i) = Find_CDA(Ve1(i),4042,Re,0.0002,CP_exp(i),swirl_on,CT_exp(i));
[CT_reverse(i),CP_reverse(i),eta_reverse(i),phi_reverse(i)] = Actuatir_disk(Ve1(i),4042,Re,CDA_reverse(i),CP_exp(i),swirl_on);
eta_reverse(i) = J_exp(i)*CT_reverse(i)/  CP_exp(i);
end

CDA_p = polyfit(J_exp(2:end),CDA_reverse(2:end),2)
% CDA_p = CDA_p_4B_2000
for i = 1 :length(Ve1) 
[CT_reverse2(i),CP_reverse2(i),eta_reverse2(i),phi_reverse2(i)] = Actuatir_disk(Ve1(i),Omegae_RPM,Re,polyval(CDA_p,J_exp(i)),CP_exp(i),swirl_on);
eta_reverse2(i) = J_exp(i)*CT_reverse2(i)/  CP_exp(i);
[CONST_INF_ASW_CT(i),Dynamic.RPM1.ASW_CP(i),Dynamic.RPM1.ASW_eta(i),Dynamic.RPM1.ASW_phi(i)] = Actuatir_disk(Ve1(i),Omegae_RPM,Re,polyval(CDA_p,0),CP_exp(i),swirl_on);
[CONST_SUP_ASW_CT(i),Dynamic.RPM1.ASW_CP(i),Dynamic.RPM1.ASW_eta(i),Dynamic.RPM1.ASW_phi(i)] = Actuatir_disk(Ve1(i),Omegae_RPM,Re,polyval(CDA_p,J_exp(end)),CP_exp(i),swirl_on);
CONST_ASW_ETA(i) =J_exp(i)*CONST_INF_ASW_CT(i)/  CP_exp(i);
CONST_SUP_ASW_ETA(i) =J_exp(i)*CONST_SUP_ASW_CT(i)/ CP_exp(i);
end
%%
figure(7)
plot(J_exp,CT_exp,'ks',MarkerSize=8,MarkerFaceColor='k')
hold on
plot(J_exp,CT_reverse2,'-r',LineWidth=1.5)
hold on
plot(J_exp,CONST_INF_ASW_CT,'--b',LineWidth=1.5)
hold on
plot(J_exp,CONST_SUP_ASW_CT,'-.',Color=[0 0.5 0],LineWidth=1.5)
hold on
% plot(DA4022_4B.Dynamic{3}(:,1),CT_reverse,'*g')
% hold on
% plot(DA4022_4B.Dynamic{3}(:,1),CT_reverse2,'-g')
grid on 
xlabel('Advance ratio \lambda = V/nD')

ylabel('C_T')
title('DA4022-2B : 4000 RPM')
set(gca,Fontsize=14)
figure(8)
plot(J_exp,J_exp.*CT_exp./CP_exp,'ks',MarkerSize=8,MarkerFaceColor='k')
hold on
eta_reverse2(1) = 0.0;
CONST_ASW_ETA(1) = 0.0;
CONST_SUP_ASW_ETA(1) = 0.0;
plot(J_exp,eta_reverse2,'-r',linewidth=1.5)
hold on
plot(J_exp,CONST_ASW_ETA,'-b',linewidth=1.5)
hold on
plot(J_exp,CONST_SUP_ASW_ETA,'-.',Color=[0 0.5 0],linewidth=1.5)
hold on
% plot(DA4022_4B.Dynamic{3}(:,1),eta_reverse,'*g')
% hold on

grid on 
xlabel('Advance ratio \lambda = V/nD')
% legend('Exp','ASWING : CDA quadratic','CDA min','CDA max')
ylabel('\eta')
title('DA4022-2B : 4000 RPM')
ylim([0 0.7])
leg1 = "CDA = " + num2str(CDA_p(1),'%1.1e')+"\lambda^2+" + num2str(CDA_p(2),'%1.1e')+"\lambda+"+ num2str(CDA_p(3),'%1.1e')
legend('Exp',leg1,'CDA(\lambda = 0)','CDA(\lambda_{max})')
set(gca,"FontSize",14)
figure(9)
plot(J_exp,CDA_reverse,'b')
hold on
plot(J_exp,polyval(CDA_p,J_exp),'g')



%% DA4022A 4 Blades : 2000 RPM CT(Lambda0) = 0.239311  ; CP(lambda0) = 0.154376
clear all
DA4022_4B.Static = [ 1505.000  0.243484  0.161061
                     1796.667  0.240866  0.156181
                     1958.333  0.239311  0.154376
                     2225.000  0.237572  0.150464
                     2453.333  0.239441  0.149536
                     2726.667  0.237467  0.147303
                     2976.667  0.239446  0.147080
                     3203.333  0.241329  0.147320
                     3436.667  0.241883  0.147213
                     3710.000  0.241997  0.146411
                     3938.333  0.244743  0.147676
                     4188.333  0.243839  0.146685
                     4456.667  0.245067  0.147146
                     4698.333  0.246992  0.148069
                     4938.333  0.247589  0.148435];



DA4022_4B.Dynamic{1} = [0.306448  0.174728  0.133182  0.402046
                        0.384997  0.153948  0.124537  0.475918
                        0.467558  0.124802  0.109278  0.533975
                        0.538755  0.100249  0.095172  0.567497
                        0.616961  0.068499  0.075464  0.560011
                        0.700752  0.037511  0.055524  0.473407
                        0.790564  0.002484  0.031073  0.063196];

clear ASW_eta
Omegae_RPM = 2018
Omegae_rads = 2*pi*Omegae_RPM/60
D = 0.2286;
Re = D/2;
Ve1 = DA4022_4B.Dynamic{1}(:,1)*Omegae_RPM*2*Re/60
swirl_on = 1.0
J= DA4022_4B.Dynamic{1}(:,1);
% CDA1 = 28E-5;
% CDAEND = 5E-5;
% a1 = (CDA2-CDA1)/(J(end));
% a2 = CDA1;
% 
% CDAJ = polyval([a1 a2],J)
Ve1 = [0 ;Ve1];
CT_exp = [ 0.239311  ;DA4022_4B.Dynamic{1}(:,2)];
CP_exp = [0.154376 ;DA4022_4B.Dynamic{1}(:,3)];
J_exp = [0.0; DA4022_4B.Dynamic{1}(:,1)];
eta_exp = [0.0 ;DA4022_4B.Dynamic{1}(:,4)];

for i = 2 :length(Ve1)
CDA_reverse(i) = Find_CDA(Ve1(i),Omegae_RPM,Re,0.0002,CP_exp(i),swirl_on,CT_exp(i));
[CT_reverse(i),CP_reverse(i),eta_reverse(i),phi_reverse(i)] = Actuatir_disk(Ve1(i),Omegae_RPM,Re,CDA_reverse(i),CP_exp(i),swirl_on);
eta_reverse(i) = J_exp(i)*CT_reverse(i)/  CP_exp(i);
end

CDA_p_4B_2000 = polyfit(J_exp(2:end),CDA_reverse(2:end),2)

for i = 1 :length(Ve1) 
[CT_reverse2(i),CP_reverse2(i),eta_reverse2(i),phi_reverse2(i)] = Actuatir_disk(Ve1(i),Omegae_RPM,Re,polyval(CDA_p_4B_2000,J_exp(i)),CP_exp(i),swirl_on);
eta_reverse2(i) = J_exp(i)*CT_reverse2(i)/  CP_exp(i);
[CONST_INF_ASW_CT(i),Dynamic.RPM1.ASW_CP(i),Dynamic.RPM1.ASW_eta(i),Dynamic.RPM1.ASW_phi(i)] = Actuatir_disk(Ve1(i),Omegae_RPM,Re,polyval(CDA_p_4B_2000,0),CP_exp(i),swirl_on);
[CONST_SUP_ASW_CT(i),Dynamic.RPM1.ASW_CP(i),Dynamic.RPM1.ASW_eta(i),Dynamic.RPM1.ASW_phi(i)] = Actuatir_disk(Ve1(i),Omegae_RPM,Re,polyval(CDA_p_4B_2000,J_exp(end)),CP_exp(i),swirl_on);
CONST_ASW_ETA(i) =J_exp(i)*CONST_INF_ASW_CT(i)/  CP_exp(i);
CONST_SUP_ASW_ETA(i) =J_exp(i)*CONST_SUP_ASW_CT(i)/ CP_exp(i);
end
figure(4)
plot(J_exp,CT_exp,'ks',MarkerSize=8,MarkerFaceColor='k')
hold on
plot(J_exp,CT_reverse2,'-r',LineWidth=1.5)
hold on
plot(J_exp,CONST_INF_ASW_CT,'--b',LineWidth=1.5)
hold on
plot(J_exp,CONST_SUP_ASW_CT,'-.',Color=[0 0.5 0],LineWidth=1.5)
hold on
% plot(DA4022_4B.Dynamic{3}(:,1),CT_reverse,'*g')
% hold on
% plot(DA4022_4B.Dynamic{3}(:,1),CT_reverse2,'-g')
grid on 
xlabel('Advance ratio \lambda = V/nD')

ylabel('C_T')
title('DA4022-4B : 2000 RPM')
set(gca,'FontSize',14)
figure(5)
plot(J_exp,J_exp.*CT_exp./CP_exp,'ks',MarkerSize=8,MarkerFaceColor='k')
hold on
eta_reverse2(1) = 0.0;
CONST_ASW_ETA(1) = 0.0;
CONST_SUP_ASW_ETA(1) = 0.0;
plot(J_exp,eta_reverse2,'-r',LineWidth=1.5)
hold on
plot(J_exp,CONST_ASW_ETA,'-b',LineWidth=1.5)
hold on
plot(J_exp,CONST_SUP_ASW_ETA,'-.',Color=[0 0.5 0],LineWidth=1.5)
hold on
ylim([0 0.7])
% plot(DA4022_4B.Dynamic{3}(:,1),eta_reverse,'*g')
% hold on

grid on 
xlabel('Advance ratio \lambda = V/nD')
% legend('Exp','ASWING : CDA quadratic','CDA min','CDA max')
ylabel('\eta')
title('DA4022-4B : 2000 RPM')
leg1 = "CDA = " + num2str(CDA_p_4B_2000(1),'%1.1e')+"\lambda^2+" + num2str(CDA_p_4B_2000(2),'%1.1e')+"\lambda+"+ num2str(CDA_p_4B_2000(3),'%1.1e')
legend('Exp',leg1,'CDA(\lambda = 0)','CDA(\lambda_{max})')
set(gca,'FontSize',14)



figure(6)
plot(J_exp,CDA_reverse,'b')
hold on
plot(J_exp,polyval(CDA_p_4B_2000,J_exp),'g')



%% DA4022A 4 Blades : 4000 RPM CT(Lambda0) = 0.244743 ; CP(lambda0) = 0.147676
DA4022_4B.Static = [ 1505.000  0.243484  0.161061
                     1796.667  0.240866  0.156181
                     1958.333  0.239311  0.154376
                     2225.000  0.237572  0.150464
                     2453.333  0.239441  0.149536
                     2726.667  0.237467  0.147303
                     2976.667  0.239446  0.147080
                     3203.333  0.241329  0.147320
                     3436.667  0.241883  0.147213
                     3710.000  0.241997  0.146411
                     3938.333  0.244743  0.147676
                     4188.333  0.243839  0.146685
                     4456.667  0.245067  0.147146
                     4698.333  0.246992  0.148069
                     4938.333  0.247589  0.148435];


DA4022_4B.Dynamic{3} = [ 0.156489  0.214116  0.139587  0.240042
0.193350  0.204774  0.136585  0.289878
0.232206  0.196037  0.134303  0.338948
0.271184  0.186936  0.130923  0.387208
0.309893  0.175886  0.126578  0.430611
0.347519  0.165727  0.122636  0.469629
0.387024  0.155026  0.118286  0.507235
0.427295  0.143861  0.113407  0.542037
0.465105  0.130259  0.106488  0.568928
0.503741  0.117795  0.100181  0.592305
0.545675  0.103285  0.092347  0.610306
0.585350  0.089888  0.084829  0.620253
0.624772  0.075723  0.076195  0.620903
0.661849  0.059335  0.065643  0.598243
0.705512  0.041413  0.053825  0.542823
0.745692  0.022949  0.040799  0.419451
0.783812  0.005758  0.028256  0.159730];

clear ASW_eta
Omegae_RPM = 4042
Omegae_rads = 2*pi*Omegae_RPM/60
D = 0.2286;
Re = D/2;
Ve1 = DA4022_4B.Dynamic{3}(:,1)*Omegae_RPM*2*Re/60
swirl_on = 1.0
J= DA4022_4B.Dynamic{3}(:,1);
% CDA1 = 28E-5;
% CDAEND = 5E-5;
% a1 = (CDA2-CDA1)/(J(end));
% a2 = CDA1;
% 
% CDAJ = polyval([a1 a2],J)
Ve1 = [0 ;Ve1];
CT_exp = [0.244743 ;DA4022_4B.Dynamic{3}(:,2)];
CP_exp = [0.147676 ;DA4022_4B.Dynamic{3}(:,3)];
J_exp = [0.0; DA4022_4B.Dynamic{3}(:,1)];
eta_exp = [0.0 ;DA4022_4B.Dynamic{3}(:,4)];

for i = 2 :length(Ve1)
CDA_reverse(i) = Find_CDA(Ve1(i),4042,Re,0.0002,CP_exp(i),swirl_on,CT_exp(i));
[CT_reverse(i),CP_reverse(i),eta_reverse(i),phi_reverse(i)] = Actuatir_disk(Ve1(i),4042,Re,CDA_reverse(i),CP_exp(i),swirl_on);
eta_reverse(i) = J_exp(i)*CT_reverse(i)/  CP_exp(i);
end

CDA_p = polyfit(J_exp(2:end),CDA_reverse(2:end),2)
% CDA_p = CDA_p_4B_2000
for i = 1 :length(Ve1) 
[CT_reverse2(i),CP_reverse2(i),eta_reverse2(i),phi_reverse2(i)] = Actuatir_disk(Ve1(i),Omegae_RPM,Re,polyval(CDA_p,J_exp(i)),CP_exp(i),swirl_on);
eta_reverse2(i) = J_exp(i)*CT_reverse2(i)/  CP_exp(i);
[CONST_INF_ASW_CT(i),Dynamic.RPM1.ASW_CP(i),Dynamic.RPM1.ASW_eta(i),Dynamic.RPM1.ASW_phi(i)] = Actuatir_disk(Ve1(i),Omegae_RPM,Re,polyval(CDA_p,0),CP_exp(i),swirl_on);
[CONST_SUP_ASW_CT(i),Dynamic.RPM1.ASW_CP(i),Dynamic.RPM1.ASW_eta(i),Dynamic.RPM1.ASW_phi(i)] = Actuatir_disk(Ve1(i),Omegae_RPM,Re,polyval(CDA_p,J_exp(end)),CP_exp(i),swirl_on);
CONST_ASW_ETA(i) =J_exp(i)*CONST_INF_ASW_CT(i)/  CP_exp(i);
CONST_SUP_ASW_ETA(i) =J_exp(i)*CONST_SUP_ASW_CT(i)/ CP_exp(i);
end
figure(7)
plot(J_exp,CT_exp,'ks',MarkerSize=8,MarkerFaceColor='k')
hold on
plot(J_exp,CT_reverse2,'-r',LineWidth=1.5)
hold on
plot(J_exp,CONST_INF_ASW_CT,'--b',LineWidth=1.5)
hold on
plot(J_exp,CONST_SUP_ASW_CT,'-.',Color=[0 0.5 0],LineWidth=1.5)
hold on
% plot(DA4022_4B.Dynamic{3}(:,1),CT_reverse,'*g')
% hold on
% plot(DA4022_4B.Dynamic{3}(:,1),CT_reverse2,'-g')
grid on 
xlabel('Advance ratio \lambda = V/nD')

ylabel('C_T')
title('DA4022-4B : 4000 RPM')
set(gca,Fontsize = 14)

figure(8)
plot(J_exp,J_exp.*CT_exp./CP_exp,'ks',MarkerSize=8,MarkerFaceColor='k')
hold on
eta_reverse2(1) = 0.0;
CONST_ASW_ETA(1) = 0.0;
CONST_SUP_ASW_ETA(1) = 0.0;
plot(J_exp,eta_reverse2,'-r',LineWidth=1.5)
hold on
plot(J_exp,CONST_ASW_ETA,'-b',LineWidth=1.5)
hold on
plot(J_exp,CONST_SUP_ASW_ETA,'-.',Color=[0 0.5 0],LineWidth=1.5)
hold on
% plot(DA4022_4B.Dynamic{3}(:,1),eta_reverse,'*g')
% hold on

grid on 
xlabel('Advance ratio \lambda = V/nD')
% legend('Exp','ASWING : CDA quadratic','CDA min','CDA max')
ylabel('\eta')
title('DA4022-4B : 4000 RPM')
leg1 = "CDA = " + num2str(CDA_p(1),'%1.1e')+"\lambda^2+" + num2str(CDA_p(2),'%1.1e')+"\lambda+"+ num2str(CDA_p(3),'%1.1e')
legend('Exp',leg1,'CDA(\lambda = 0)','CDA(\lambda_{max})')
ylim([0 0.7])
set(gca,Fontsize = 14)
figure(9)
plot(J_exp,CDA_reverse,'b')
hold on
plot(J_exp,polyval(CDA_p,J_exp),'g')




